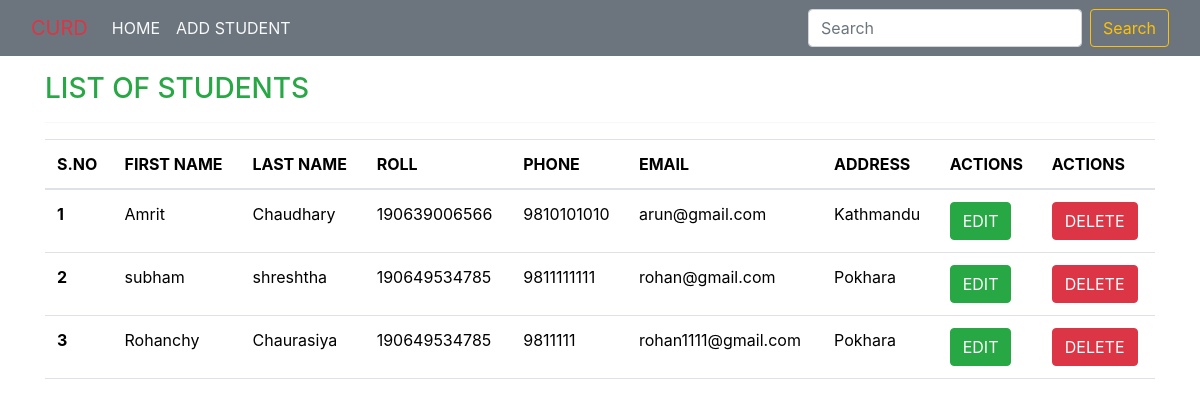
The page / on the database its author committed.
### crudapp/models.py (models this page shows, shortened)
class Student(models.Model):
    first_name = models.CharField(max_length=100)
    last_name=models.CharField(max_length=100)
    roll=models.IntegerField()
    phone = models.CharField(max_length=15)
    email = models.EmailField(unique=True)
    address = models.TextField()
    created_at = models.DateTimeField(auto_now_add=True)

### crudapp/views.py (the view)
# urls.py: path("",views.home, name="home"),
def home(request):
    students=Student.objects.all()
    context={
        "students":students,
    }
    return render(request, "home/index.html",context)

### templates/home/index.html (shortened to what this page needs)
{% extends 'base/base.html' %}
{% block body %}
<div class="container my-3">
<h3 class="text-success">LIST OF STUDENTS</h3>
<hr>
    <table class="table">
        <thead>
          <tr>
            <th scope="col">S.NO</th>
            <th scope="col">FIRST NAME</th>
            <th scope="col">LAST NAME</th>
            <th scope="col">ROLL</th>
            <th scope="col">PHONE</th>
            <th scope="col">EMAIL</th>
            <th scope="col">ADDRESS</th>
            <th scope="col">ACTIONS</th>
            <th scope="col">ACTIONS</th>
          </tr>
        </thead>
        <tbody>
        {% for student in students %}
        <tr>
            <th scope="row">{{forloop.counter}}</th>
            <td>{{student.first_name}}</td>
            <td>{{student.last_name}}</td>
            <td>{{student.roll}}</td>
            <td>{{student.phone}}</td>
            <td>{{student.email}}</td>
            <td>{{student.address}}</td>
            <td><a class="btn btn-success" href="/update/{{student.id}}/" role="button">EDIT</a>
            </td>
            <td><a class="btn btn-danger" href="/delete/{{student.id}}/" role="button">DELETE</a>
            </td>
          </tr>
        {% endfor %}
        </tbody>
      </table>
</div>
{% endblock body %}

### templates/base/base.html (shortened to what this page needs)
<!doctype html>
<html lang="en">
{% load static %}
<head>
    <link href="https://cdn.jsdelivr.net/npm/bootstrap@5.3.3/dist/css/bootstrap.min.css" rel="stylesheet"
>
    <link rel="stylesheet" href="{% static 'css/style.css' %}">
    <link rel="stylesheet" href="https://stackpath.bootstrapcdn.com/bootstrap/4.5.2/css/bootstrap.min.css">
</head>
<body>
    <nav class="navbar navbar-expand-lg bg-secondary">
        <div class="container-fluid">
            <a class="navbar-brand text-danger" href="{% url 'home' %}">CURD</a>
            <div class="collapse navbar-collapse" id="navbarSupportedContent">
                <ul class="navbar-nav me-auto mb-2 mb-lg-0">
                    <li class="nav-item">
                        <a class="nav-link active text-light" aria-current="page" href="{% url 'home' %}">HOME</a>
                    </li>
                    <li class="nav-item">
                        <a class="nav-link text-light" href="{% url 'add' %}">ADD STUDENT</a>
                    </li>
                </ul>
                <form class="d-flex" action="{% url 'search' %}" method="get"  role="search">
                    <input class="form-control me-2" type="search" name="search" placeholder="Search" aria-label="Search">
                    <button class="btn btn-outline-warning" type="submit">Search</button>
                </form>
            </div>
        </div>
    </nav>
    {% block body %}{% endblock body %}
</body>
</html>

### rows shown on the page
Student: first_name "Amrit", last_name "Chaudhary", roll "190639006566", phone "9810101010", email "arun@gmail.com", address "Kathmandu"
Student: first_name "subham", last_name "shreshtha", roll "190649534785", phone "9811111111", email "rohan@gmail.com", address "Pokhara"
Student: first_name "Rohanchy", last_name "Chaurasiya", roll "190649534785", phone "9811111", email "rohan1111@gmail.com", address "Pokhara"
